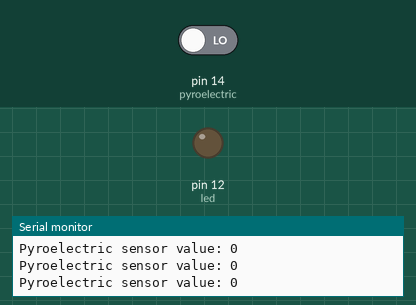
The sketch below on a simulated Arduino Uno, built with avr-gcc and run on an emulated ATmega328P. On the bench: output pins drawn as LEDs (lit = HIGH), the last lines printed to the serial monitor. The inputs (shaded band) are chosen by the test bench; at power-on: pin 14 (pyroelectric) LOW.

Above: at 1.2 s.
1.3 s: pin 14 (pyroelectric) driven HIGH
At 2.5 s:
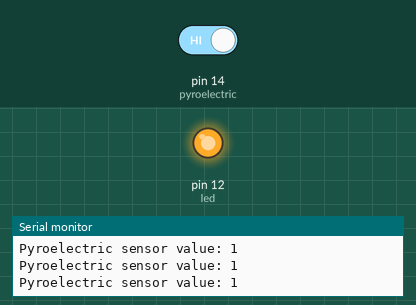
2.8 s: pin 14 (pyroelectric) driven LOW
At 4.1 s:
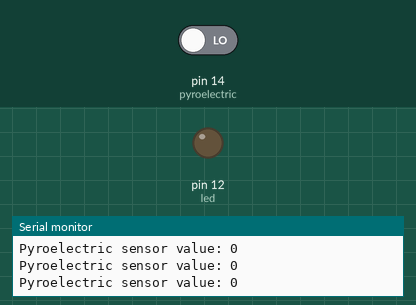
Timing chart, 0 to 5.8 s (numbered marks = the images above; inputs shaded):
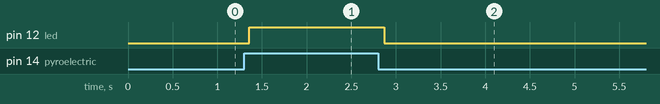

Measured:
- after the input at 1.3 s, pin 12 (led): LOW → HIGH after 0.06 s
- after the input at 2.8 s, pin 12 (led): HIGH → LOW after 0.07 s

The sketch:

Project_06_Motion_Sensor_LED.ino
```cpp
// Define the pin for the Pyroelectric Sensor as pin 14
// Define the pin for the LED as pin 12
#define pyroelectric 14
#define led 12

// The setup function to run each code once
// from top to bottom within the setup function,
// once executed last code it exits the
// setup function, and continue to function loop
void setup() {
  // Initialize Serial communication with baud rate 9600
  Serial.begin(9600);
  // Set the pin mode for the Pyroelectric Sensor as INPUT
  pinMode(pyroelectric, INPUT);
  // Set the pin mode for the Yellow LED as OUTPUT
  pinMode(led, OUTPUT);  // Set the LED pin to output mode
}

void loop() {
  // Read the state of the Pyroelectric Sensor
  boolean pyroelectric_val = digitalRead(pyroelectric);
  // Print a message to Serial Monitor indicating the
  // current state of the Pyroelectric Sensor
  Serial.print("Pyroelectric sensor value: ");
  Serial.println(pyroelectric_val);
  // Delay to stabilize the readings
  delay(50);

  // Check the state of the Pyroelectric Sensor
  if (pyroelectric_val == HIGH) {
    // If sensor detects motion, turn on the LED
    digitalWrite(led, HIGH);
  } else {
    // If sensor does not detect motion,
    // turn off the LED
    digitalWrite(led, LOW);
  }
}
```
